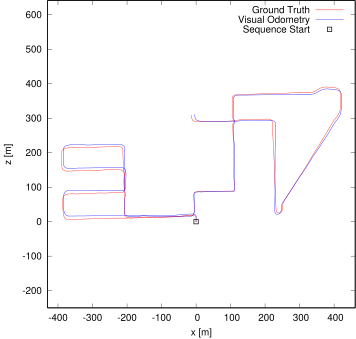

The script that drew this image:
set term postscript eps enhanced color
set output "08.eps"
set size ratio -1
set xrange [-430:461]
set yrange [-250:641]
set xlabel "x [m]"
set ylabel "z [m]"
plot "08.txt" using 1:2 lc rgb "#FF0000" title 'Ground Truth' w lines,"08.txt" using 3:4 lc rgb "#0000FF" title 'Visual Odometry' w lines,"< head -1 08.txt" using 1:2 lc rgb "#000000" pt 4 ps 1 lw 2 title 'Sequence Start' w points
